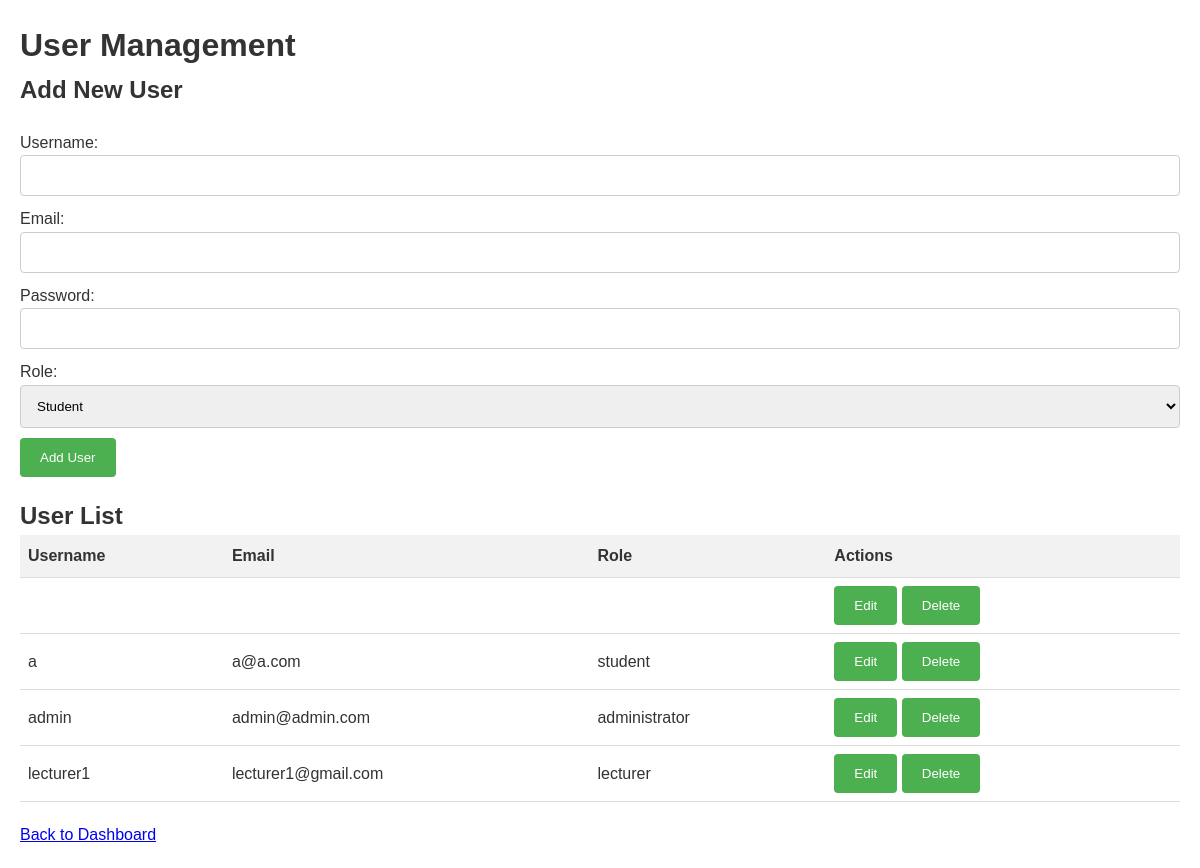
/lmslagi/admin/users.php (signed in), run on the app's committed database.
### tables this page shows
CREATE TABLE `users` (
  `id` int(11) NOT NULL,
  `username` varchar(50) NOT NULL,
  `password` varchar(255) NOT NULL,
  `email` varchar(100) NOT NULL,
  `role` enum('student','lecturer','administrator') NOT NULL
);

### lmslagi/admin/users.php (the view, shortened to what this page needs)
<?php
require_once '../config/database.php';
$stmt = $pdo->query("SELECT * FROM users ORDER BY username");
$users = $stmt->fetchAll();
?>
<!DOCTYPE html>
<html lang="en">
<head>
    <link rel="stylesheet" href="../assets/css/style.css">
</head>
<body>
    <h1>User Management</h1>
    <h2>Add New User</h2>
    <form method="POST">
        <label for="username">Username:</label>
        <input type="text" id="username" name="username" required><br>
        <label for="email">Email:</label>
        <input type="email" id="email" name="email" required><br>
        <label for="password">Password:</label>
        <input type="password" id="password" name="password" required><br>
        <label for="role">Role:</label>
        <select id="role" name="role" required>
            <option value="student">Student</option>
        </select><br>
        <input type="submit" value="Add User">
    </form>
    <h2>User List</h2>
    <table>
        <tr>
            <th>Username</th>
            <th>Email</th>
            <th>Role</th>
            <th>Actions</th>
        </tr>
        <?php foreach ($users as $user): ?>
            <tr>
                <td><?php echo htmlspecialchars($user['username']); ?></td>
                <td><?php echo htmlspecialchars($user['email']); ?></td>
                <td><?php echo htmlspecialchars($user['role']); ?></td>
                <td>
                    <form method="POST" style="display: inline;">
                        <input type="submit" value="Edit">
                    </form>
                    <form method="POST" style="display: inline;" onsubmit="return confirm('Are you sure you want to delete this user?');">
                        <input type="submit" value="Delete">
                    </form>
                </td>
            </tr>
        <?php endforeach; ?>
    </table>
    <p><a href="../dashboard.php">Back to Dashboard</a></p>
</body>
</html>

### lmslagi/assets/css/style.css (style rules this page uses)
* { margin: 0; padding: 0; box-sizing: border-box; }
body { font-family: Arial, sans-serif; line-height: 1.6; color: #333; padding: 20px; }
form { margin: 20px 0; }
input[type="text"], input[type="email"], input[type="password"], select, textarea { width: 100%; padding: 12px; border: 1px solid #ccc; border-radius: 4px; resize: vertical; margin-bottom: 10px; }
input[type="submit"] { background-color: #4CAF50; color: white; padding: 12px 20px; border: none; border-radius: 4px; cursor: pointer; }
table { border-collapse: collapse; width: 100%; margin-bottom: 20px; }
th, td { text-align: left; padding: 8px; border-bottom: 1px solid #ddd; }
th { background-color: #f2f2f2; color: #333; }

### data on the page
users: username "a", email "a@a.com", role "student"
users: username "admin", email "admin@admin.com", role "administrator"
users: username "lecturer1", email "lecturer1@gmail.com", role "lecturer"
